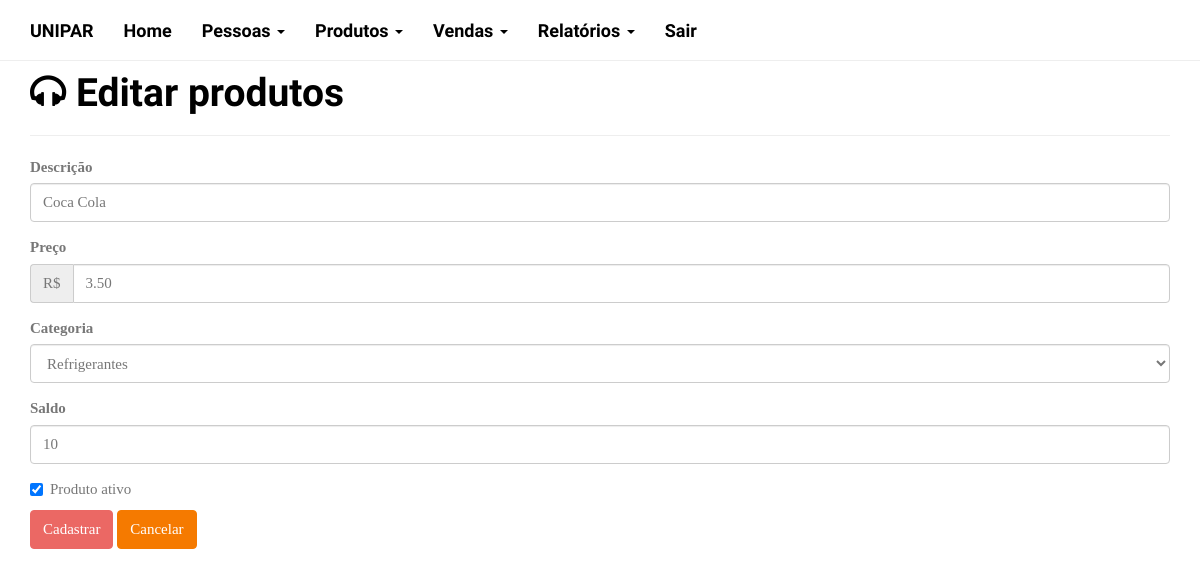
Page /produtos-editar.php?idproduto=1 on the committed database.
### tables this page shows
CREATE TABLE IF NOT EXISTS `produto` (
  `idproduto` INT(11) NOT NULL AUTO_INCREMENT,
  `produto` VARCHAR(100) NOT NULL,
  `preco` DECIMAL(8,2) NOT NULL,
  `status` CHAR(1) NOT NULL,
  `idcategoria` INT NOT NULL,
  `saldo` INT NOT NULL,
  PRIMARY KEY (`idproduto`),
  INDEX `fk_produto_categoria_idx` (`idcategoria` ASC),
  CONSTRAINT `fk_produto_categoria`
    FOREIGN KEY (`idcategoria`)
    REFERENCES `categoria` (`idcategoria`)
    ON DELETE NO ACTION
    ON UPDATE NO ACTION);

CREATE TABLE IF NOT EXISTS `categoria` (
  `idcategoria` INT NOT NULL AUTO_INCREMENT,
  `categoria` VARCHAR(45) NOT NULL,
  `status` CHAR(1) NOT NULL,
  PRIMARY KEY (`idcategoria`));

### produtos-editar.php (the view, shortened to what this page needs)
<?php
require './lib/funcoes.php';
require './lib/conexao.php';
if ($_POST) {
  $idproduto = (int) $_POST['idproduto'];
}
else {
  $idproduto = (int) $_GET['idproduto'];
}
$sql = "Select * From produto
Where (idproduto = $idproduto)";
$r = mysqli_query($con, $sql);
$produto = mysqli_fetch_assoc($r);
$descricao = $produto['produto'];
$preco = $produto['preco'];
$idcategoria = $produto['idcategoria'];
$saldo = $produto['saldo'];
$ativo = $produto['status'];
?>
<!DOCTYPE html>
<html lang="pt-br">
  <head>
  </head>
  <body>
<?php include 'nav.php'; ?>
<div class="container">
<div class="page-header">
  <h1><i class="fa fa-headphones"></i> Editar produtos</h1>
</div>
<form role="form" method="post" action="produtos-editar.php">
  <div class="form-group">
    <label for="fdescricao">Descrição</label>
    <input type="text" class="form-control" id="fdescricao" name="descricao" placeholder="Descrição do produto" value="<?php echo $descricao; ?>" required>
  </div>
  <div class="form-group">
    <label for="fpreco">Preço</label>
    <div class="input-group">
      <span class="input-group-addon">R$</span>
      <input type="text" class="form-control" id="fpreco" name="preco" placeholder="Preço" value="<?php echo $preco; ?>" required>
    </div>
  </div>
  <div class="form-group">
    <label for="fcategoria">Categoria</label>
    <select id="fcategoria" name="idcategoria" class="form-control" required>
        <?php
$sql = 'Select idcategoria,categoria from categoria where (status = 1)';
$exec = mysqli_query($con, $sql);
while($r = mysqli_fetch_assoc($exec)){
        ?>
        <option value="<?php echo $r['idcategoria']; ?>" <?php if($idcategoria == $r['idcategoria']){?> selected <?php } ?>><?php echo $r['categoria'];?></option>
       <?php } ?>
    </select>
  </div>
  <div class="form-group">
    <label for="fsaldo">Saldo</label>
    <input type="number" class="form-control" id="fsaldo" name="saldo" placeholder="Estoque" value="<?php echo $saldo; ?>" required>
  </div>
  <div class="checkbox">
    <label for="fativo">
      <input type="checkbox" name="ativo" id="fativo" <?php if ($ativo == 1){?>checked<?php } ?>> Produto ativo
    </label>
  </div>
  <button type="submit" class="btn btn-primary">Cadastrar</button>
  <button type="reset" class="btn btn-danger">Cancelar</button>
</form>
</div>
  </body>
</html>

### rows in the picture
produto: descricao "Coca Cola", preco "3.50", idcategoria "Refrigerantes", saldo "10", status "☑"
